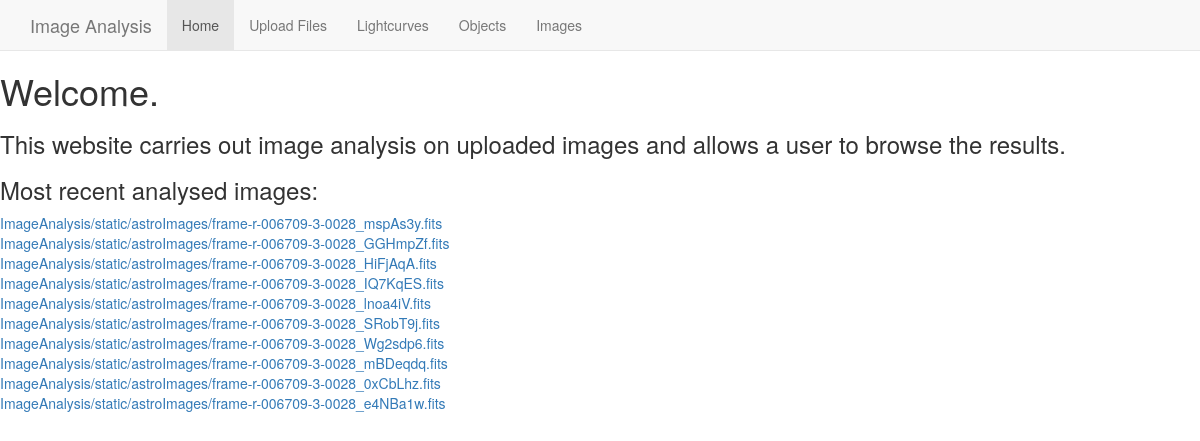
The app's page /, older data.
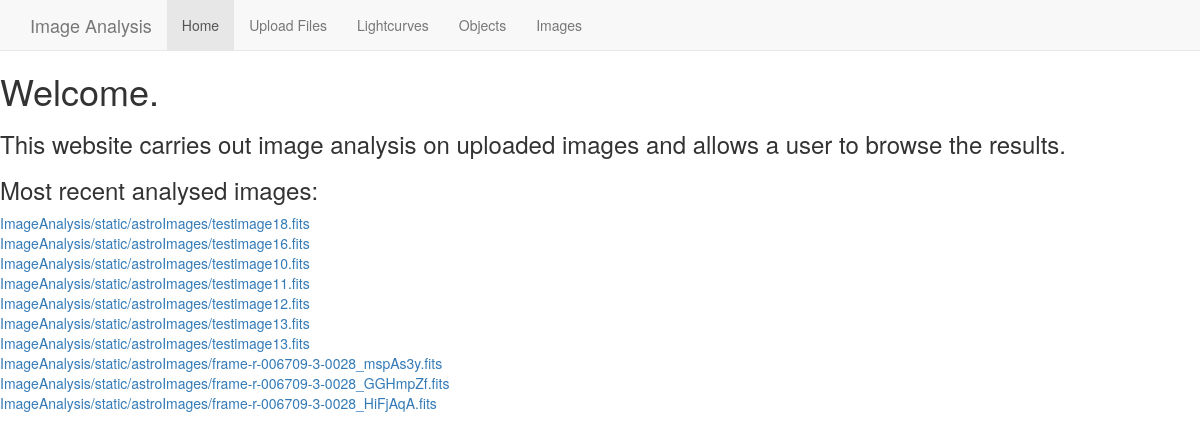
The same page, newer data.
### ImageAnalysis/models.py (models this page shows, shortened)
class Image(models.Model):
    sources = models.ManyToManyField(Source, through='SourceInImage', blank=True)
    camera = models.ForeignKey(Camera, on_delete=models.CASCADE)
    cameraFilter = models.CharField(max_length=2)
    imageFile = models.OneToOneField(UploadFile, on_delete=models.CASCADE)
    offset = models.FloatField(default=25.0)
    imageName = models.CharField(max_length=100)
    previewName = models.CharField(max_length=100)
    obsTime = models.DateTimeField()
    path = None #we can use Image.imageFile to return this
    data = None
    header = None
    offset = None #definitely add this to database
    offsetErr = None
    centreCoordinates = None #add this for image coordinate search
    backMean = None
    backMedian = None
    backStd = None
    stars = None
    magnitudes = None
    references = None
    wcsOb = None
    realMagnitudes = None

class UploadFile(models.Model):
    file = models.FileField(upload_to='ImageAnalysis/static/astroImages/')
    uploaded_at = models.DateTimeField(auto_now_add=True)
    def __str__(self):
        return str(self.file)

### ImageAnalysis/views.py (the view)
# urls.py: url(r'^$', views.index, name='index'),
def index(request):
	images = Image.objects.all() #get all images
	numberImages = len(images)
	if numberImages < 10:
		imagesToDisplay = numberImages
	else:
		imagesToDisplay = 10
	images = images[numberImages-imagesToDisplay:numberImages] #get last 10 images or all images if there's not 10
	images = images[::-1] #reverse list
	return render(request, 'ImageAnalysis/index.html', {'images': images})

### ImageAnalysis/templates/ImageAnalysis/index.html (shortened to what this page needs)
{% extends 'base.html' %}
{% block content%}
	<h1>Welcome.</h1>
	<h3>This website carries out image analysis on uploaded images and allows a user to browse the results.</h3>
	<h3>Most recent analysed images: </h3>
	{% for image in images %}
		<a href="{% url 'imageanalysis:image' %}{{image.id}}">{{image.imageFile}}</a><br/>
	{% endfor %}
{% endblock %}

Row changes from the older to the newer data that the page shows:
no longer on this page (row unchanged): Image: imageFile "ImageAnalysis/static/astroImages/frame-r-006709-3-0028_IQ7KqES.fits"
no longer on this page (row unchanged): Image: imageFile "ImageAnalysis/static/astroImages/frame-r-006709-3-0028_lnoa4iV.fits"
no longer on this page (row unchanged): Image: imageFile "ImageAnalysis/static/astroImages/frame-r-006709-3-0028_SRobT9j.fits"
no longer on this page (row unchanged): Image: imageFile "ImageAnalysis/static/astroImages/frame-r-006709-3-0028_Wg2sdp6.fits"
no longer on this page (row unchanged): Image: imageFile "ImageAnalysis/static/astroImages/frame-r-006709-3-0028_mBDeqdq.fits"
no longer on this page (row unchanged): Image: imageFile "ImageAnalysis/static/astroImages/frame-r-006709-3-0028_0xCbLhz.fits"
no longer on this page (row unchanged): Image: imageFile "ImageAnalysis/static/astroImages/frame-r-006709-3-0028_e4NBa1w.fits"
added Image: imageFile "ImageAnalysis/static/astroImages/testimage18.fits"
added Image: imageFile "ImageAnalysis/static/astroImages/testimage16.fits"
added Image: imageFile "ImageAnalysis/static/astroImages/testimage10.fits"
added Image: imageFile "ImageAnalysis/static/astroImages/testimage11.fits"
added Image: imageFile "ImageAnalysis/static/astroImages/testimage12.fits"
added Image: imageFile "ImageAnalysis/static/astroImages/testimage13.fits"
added Image: imageFile "ImageAnalysis/static/astroImages/testimage13.fits"
